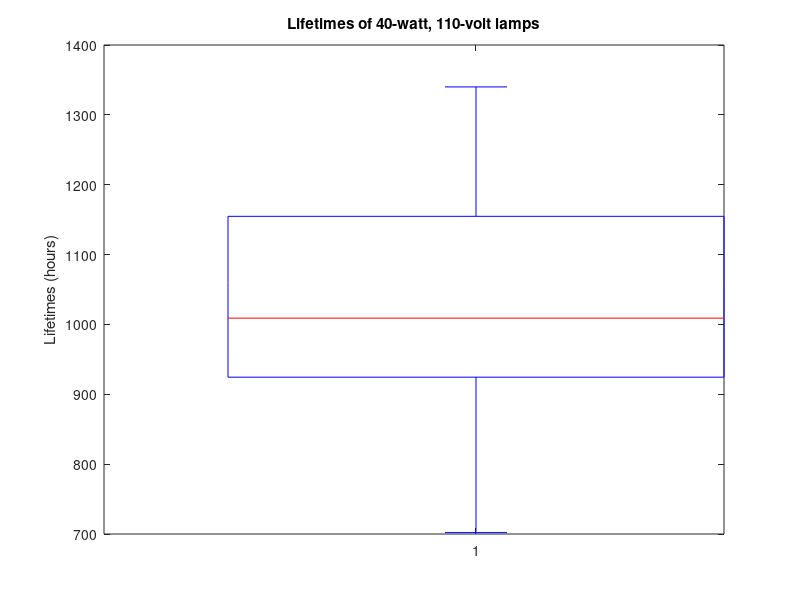

Recreate this plot in MATLAB.
x = [919,1196,785,1126,936,918,1156,920,948,1067,1092,1162,1170,929,950,905,972,1035,1045,855,1195,1195,1340,1122,938,970,1237,956,1102,1157,978,832,1009,1157,1151,1009,765,958,902,1022,1333,811,1217,1085,896,958,1311,1037,702,923];
boxplot(x)
ylabel('Lifetimes (hours)')
title('Lifetimes of 40-watt, 110-volt lamps')